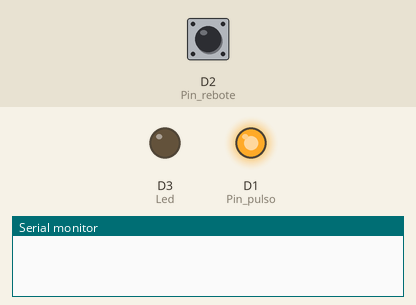
Recording of a sketch running on a simulated ESP8266 (NodeMCU). On the bench: output pins drawn as LEDs (lit = HIGH), the last lines printed to the serial monitor. Inputs (shaded band) come from the test bench; at power-on: D2 (Pin_rebote) LOW.

Above: at 0.1 s.
At 1.1 s:
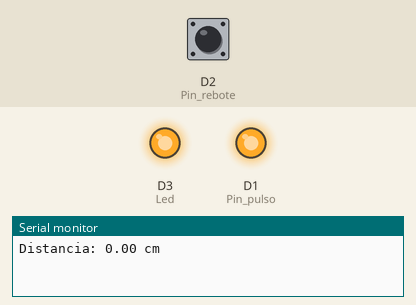
Timing chart, 0 to 2.6 s (numbered marks = the images above):
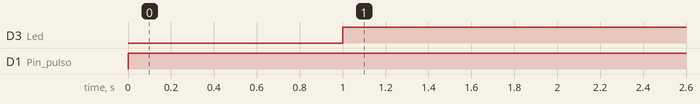

The sketch:

NODEMCU.ino
```cpp
float distancia = 0;
float tiempo = 0;

void setup() {
  // put your setup code here, to run once:
  pinMode(D2, INPUT); //Pin rebote
  pinMode(D1, OUTPUT); //Pin pulso
  pinMode(D3, OUTPUT); //Led

  Serial.begin(9600);
}

void loop() {
  // put your main code here, to run repeatedly:

  digitalWrite(D1, LOW); //Reiniciar estado
  delayMicroseconds(5);
  digitalWrite(D1, HIGH); //Enviar pulso
  delayMicroseconds(10);

  tiempo = pulseIn(D2, HIGH); //Medir el tiempo que tarda en regresar el pulso

  distancia = 0.01715*tiempo; //Convertirlo a CM

  if (distancia <= 15.00){
    digitalWrite(D3, HIGH);
  }
  else{
    digitalWrite(D3, LOW);
  }

  Serial.print("Distancia: ");
  Serial.print(distancia);
  Serial.print(" cm");
  Serial.println();
  delay (2000);
}
```

Measured:
- by itself, D3 (Led): LOW → HIGH at 1.0 s
- by itself, D1 (Pin_pulso): LOW → HIGH at 0.00 s
